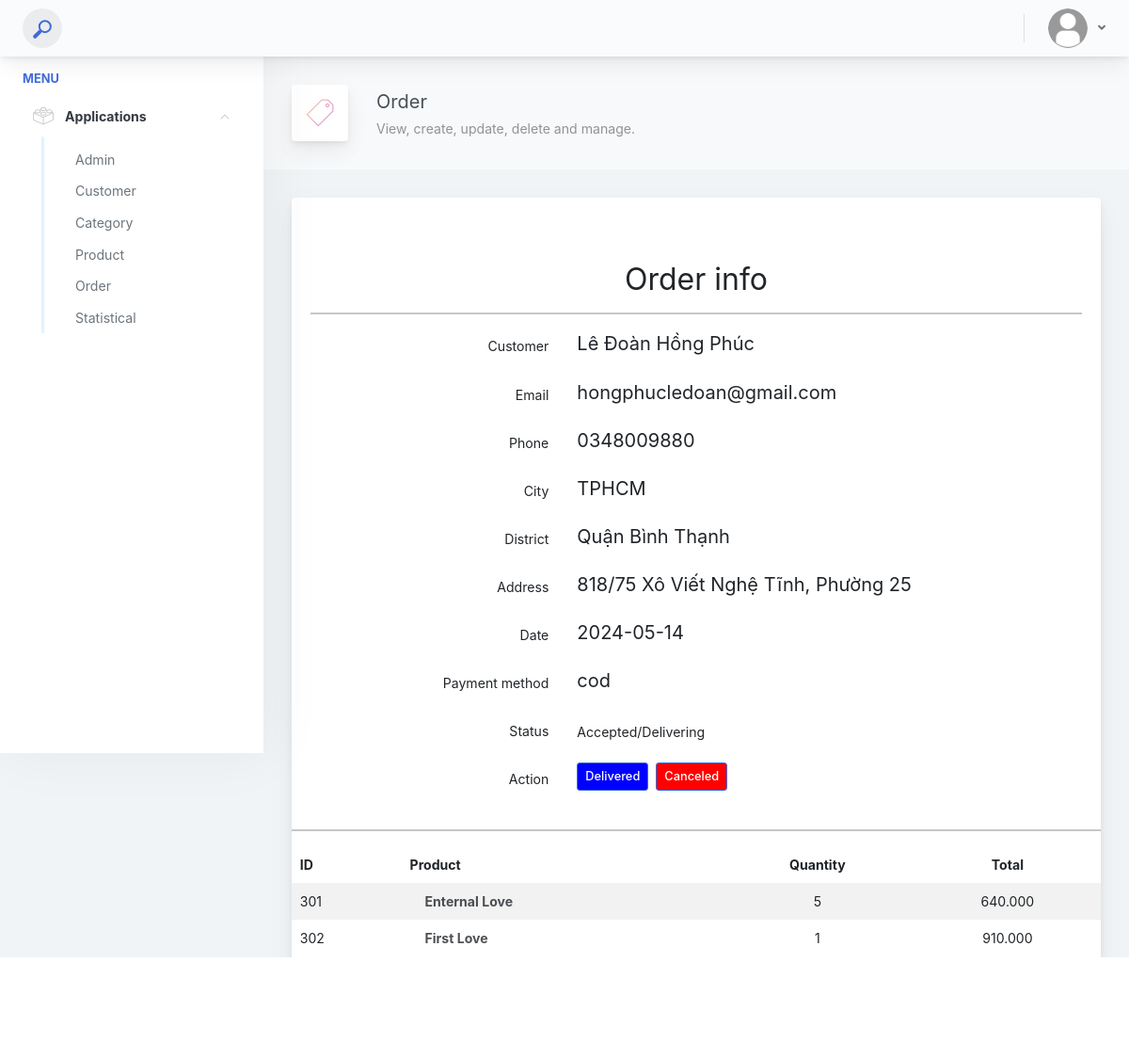
Page /admin/order-show.php?id=3 (signed in) on the committed database.
### tables this page shows
CREATE TABLE `orders` (
  `order_ID` int(11) NOT NULL,
  `customer_username` varchar(50) NOT NULL,
  `order_date` date NOT NULL,
  `order_status` tinyint(4) NOT NULL,
  `order_total_price` double NOT NULL,
  `order_payment_method` varchar(50) DEFAULT NULL,
  `order_address` text DEFAULT NULL,
  `order_district` varchar(50) DEFAULT NULL,
  `order_city` varchar(50) DEFAULT NULL,
  `order_receiver` text DEFAULT NULL,
  `order_phone` varchar(12) DEFAULT NULL,
  `order_email` varchar(50) DEFAULT NULL
);

CREATE TABLE `order_details` (
  `od_ID` int(11) NOT NULL,
  `prd_ID` char(5) NOT NULL,
  `od_name` varchar(100) NOT NULL,
  `od_img` varchar(100) NOT NULL,
  `order_ID` int(11) NOT NULL,
  `od_quantity` int(11) NOT NULL,
  `od_price` int(11) NOT NULL
);

### helpers/format.php (called while the page is built, shortened)
<?php
function isGet(){
    if($_SERVER['REQUEST_METHOD'] == 'GET'){
        return true;
    }
    return false;
}
function isPost(){
    return false;
}
function filter(){
    $filterArr = [];
    if(isGet()){
        if(!empty($_GET)){
            foreach($_GET as $key => $value){
                $key = strip_tags($key);
                if(is_array($value)){
                    $filterArr[$key] = filter_input(INPUT_GET, $key, FILTER_SANITIZE_SPECIAL_CHARS, FILTER_REQUIRE_ARRAY);
                }
                else{
                    $filterArr[$key] = filter_input(INPUT_GET, $key, FILTER_SANITIZE_SPECIAL_CHARS);
                }
            }
        }
    }
    return $filterArr;
}
?>

### admin/modules/orders/detail.php (called while the page is built, shortened)
<?php
require_once '../lib/database.php';
require_once '../helpers/format.php';
$filterAll = filter();
if(!empty($filterAll['id'])){
    $orderID = $filterAll['id'];
$listOrders = getRow("SELECT o.*,
                             p.*,
                             c.*,
                             od.*,
                        CASE
                            WHEN o.order_status = 1 THEN 'Pending'
                            WHEN o.order_status = 2 THEN 'Accepted/Delivering'
                            WHEN o.order_status = 3 THEN 'Delivered'
                            WHEN o.order_status = 4 THEN 'Canceled'
                        END AS Status
                    FROM
                        orders o
                    INNER JOIN
                        customers c ON o.customer_username = c.customer_username
                    LEFT JOIN
                        order_details od ON o.order_ID = od.order_ID
                    LEFT JOIN
                        products p ON od.prd_ID = p.prd_ID
                    WHERE
                        od.order_ID = $orderID
                    GROUP BY
                        o.order_ID, od.od_ID, c.customer_username
");
}
?>

### lib/database.php (called while the page is built, shortened)
<?php
require_once './lib/connect.php';
function query($sql, $data = [], $check = false) {
    global $conn;
    $result = false;
    try {
        $statement = $conn->prepare($sql);
        if (!empty($data)) {
            $result = $statement->execute($data);
        } else {
            $result = $statement->execute();
        }
    } catch(Exception $exp) {
        echo $exp->getMessage() . '<br>';
        echo 'File: '. $exp->getFile() . '<br>';
        echo 'Line: '.$exp->getLine();
        die();
    }
    if($check){
        return $statement;
    }
    return $result;
}
function getRow($sql, $params = []) {
    $result = query($sql, $params, true);
    if(is_object($result)){
        return $result->fetchAll(PDO::FETCH_ASSOC);
    }
    return [];
}
?>

### admin/order-show.php (the view, shortened to what this page needs)
<?php
require_once './modules/orders/detail.php';
?>
<?php
include 'inc/header.php';
?>
<div class="app-main__outer">
    <div class="app-main__inner">
        <div class="app-page-title">
            <div class="page-title-wrapper">
                <div class="page-title-heading">
                    <div class="page-title-icon">
                        <i class="pe-7s-ticket icon-gradient bg-mean-fruit"></i>
                    </div>
                    <div>
                        Order
                        <div class="page-title-subheading">
                            View, create, update, delete and manage.
                        </div>
                    </div>
                </div>
            </div>
        </div>
        <div class="row">
            <div class="col-md-12">
                <div class="main-card mb-3 card">
                    <div class="card-body display_data">
                        <h2 class="text-center mt-5">Order info</h2>
                        <hr>
                        <div class="position-relative row form-group">
                            <label for="name" class="col-md-4 text-md-right col-form-label">
                                Customer
                            </label>
                            <div class="col-md-9 col-xl-8">
                                <p>
                                    <?php
                                    if (!empty($listOrders[0]['order_receiver'])) {
                                        echo $listOrders[0]['order_receiver'];
                                    } else {
                                        echo $listOrders[0]['customer_username'];
                                    }
                                    ?>
                                </p>
                            </div>
                        </div>
                        <div class="position-relative row form-group">
                            <label for="email" class="col-md-4 text-md-right col-form-label">Email</label>
                            <div class="col-md-9 col-xl-8">
                                <p>
                                    <?php
                                    if (!empty($listOrders[0]['order_email'])) {
                                        echo $listOrders[0]['order_email'];
                                    } else {
                                        echo $listOrders[0]['customer_email'];
                                    }
                                    ?>
                                </p>
                            </div>
                        </div>
                        <div class="position-relative row form-group">
                            <label for="phone" class="col-md-4 text-md-right col-form-label">Phone</label>
                            <div class="col-md-9 col-xl-8">
                                <p>
                                    <?php
                                    if (!empty($listOrders[0]['order_phone'])) {
                                        echo $listOrders[0]['order_phone'];
                                    } else {
                                        echo $listOrders[0]['customer_phone'];
                                    }
                                    ?>
                                </p>
                            </div>
                        </div>
                        <div class="position-relative row form-group">
                            <label for="company_name" class="col-md-4 text-md-right col-form-label">
                                City
                            </label>
                            <div class="col-md-9 col-xl-8">
                                <p>
                                    <?php
                                    if (!empty($listOrders[0]['order_city'])) {
                                        echo $listOrders[0]['order_city'];
                                    } else {
                                        echo $listOrders[0]['customer_city'];
                                    }
                                    ?>
                                </p>
                            </div>
                        </div>
                        <div class="position-relative row form-group">
                            <label for="street_address" class="col-md-4 text-md-right col-form-label">
                                District</label>
                            <div class="col-md-9 col-xl-8">
                                <p>
                                    <?php
                                    if (!empty($listOrders[0]['order_district'])) {
                                        echo $listOrders[0]['order_district'];
                                    } else {
                                        echo $listOrders[0]['customer_district'];
                                    }
                                    ?>
                                </p>
                            </div>
                        </div>
                        <div class="position-relative row form-group">
                            <label for="town_city" class="col-md-4 text-md-right col-form-label">
                                Address</label>
                            <div class="col-md-9 col-xl-8">
                                <p>
                                    <?php
                                    if (!empty($listOrders[0]['order_address'])) {
                                        echo $listOrders[0]['order_address'];
                                    } else {
                                        echo $listOrders[0]['customer_address'];
                                    }
                                    ?>
                                </p>
                            </div>
                        </div>
                        <div class="position-relative row form-group">
                            <label for="postcode_zip" class="col-md-4 text-md-right col-form-label">
                                Date</label>
                            <div class="col-md-9 col-xl-8">
                                <p>
                                    <?php
                                    echo $listOrders[0]['order_date'];
                                    ?>
                                </p>
                            </div>
                        </div>
                        <div class="position-relative row form-group">
                            <label for="payment_type" class="col-md-4 text-md-right col-form-label">Payment
                                method</label>
                            <div class="col-md-9 col-xl-8">
                                <p>
                                    <?php
                                    echo $listOrders[0]['order_payment_method'];
                                    ?>
                                </p>
                            </div>
                        </div>
                        <div class="position-relative row form-group">
                            <label for="status" class="col-md-4 text-md-right col-form-label">Status</label>
                            <div class="col-md-9 col-xl-8">
                                <div class="mt-2">
                                    <?php
                                    echo $listOrders[0]['Status'];
                                    ?>
                                </div>
                            </div>
                        </div>
                        <?php if($listOrders[0]['Status'] == "Pending" || $listOrders[0]['Status'] == "Accepted/Delivering"):?>
                        <div class=" position-relative row form-group">
                            <label for="status" class="col-md-4 text-md-right col-form-label">Action</label>
                            <div class="col-md-9 col-xl-8">
                                <?php
                                if ($listOrders[0]['Status'] == "Accepted/Delivering") {
                                    echo '<a href="./order-status.php?id=' . $listOrders[0]['order_ID'] . '&status=3"><button style="background-color: blue;" class="btn btn-primary btn-sm mr-2">Delivered</button></a>';
                                    echo '<a href="./order-status.php?id=' . $listOrders[0]['order_ID'] . '&status=4"><button style="background-color: red;" class="btn btn-primary btn-sm mr-2">Canceled</button></a>';
                                } else {
                                    echo '';
                                }
                                ?>
                            </div>
                        </div>
                        <?php endif;?>
                    </div>
                    <div class="table-responsive">
                        <hr>
                        <table class="align-middle mb-0 table table-borderless table-striped table-hover">
                            <thead>
                                <tr>
                                    <th>ID</th>
                                    <th>Product</th>
                                    <th class="text-center">Quantity</th>
                                    <th class="text-center">Total</th>
                                </tr>
                            </thead>
                            <tbody>
                                <?php
                                if (!empty($listOrders)):
                                    foreach ($listOrders as $item):
                                ?>
                                <tr>
                                    <td><?php echo $item['od_ID']; ?></td>
                                    <td>
                                        <div class="widget-content p-0">
                                            <div class="widget-content-wrapper">
                                                <div class="widget-content-left flex2">
                                                    <div class="widget-heading"><?php  echo $item['od_name']; ?>
                                                    </div>
                                                </div>
                                            </div>
                                        </div>
                                    </td>
                                    <td class="text-center">
                                        <?php  echo $item['od_quantity']; ?>
                                    </td>
                                    <td class="text-center">
                                        <?php  echo number_format($item['od_price'], 0, ',', '.'); ?></td>
                                </tr>
                                <?php endforeach; endif; ?>
                            </tbody>
                        </table>
                    </div>
                    <div class="table-responsive">
                        <hr>
                        <table class="align-middle mb-0 table table-borderless table-striped table-hover">
                            <thead>
                                <tr>
                                    <th style="float: right; font-size: 20px; margin-right: 5%;">
                                    </th>
                                </tr>
                            </thead>
                        </table>
                    </div>
                </div>
            </div>
        </div>
    </div>
    <?php
include 'inc/footer.php';
?>

### admin/my_style.css (style rules this page uses)
.display_data p { font-size: 20px; margin-bottom: 0; }
.display_data .form-group:last-child { margin-bottom: 0; }

### rows in the picture
orders: order_receiver "Lê Đoàn Hồng Phúc", order_email "hongphucledoan@gmail.com", order_phone "0348009880", order_city "TPHCM", order_district "Quận Bình Thạnh", order_address "818/75 Xô Viết Nghệ Tĩnh, Phường 25", order_date "2024-05-14", order_payment_method "cod", order_details.od_ID "301", order_details.od_name "Enternal Love", order_details.od_quantity "5", order_details.od_price "640.000", order_details.od_ID "302", order_details.od_name "First Love", order_details.od_quantity "1", order_details.od_price "910.000"

### other values in the picture
$listOrders[0]['Status'] "Accepted/Delivering"
